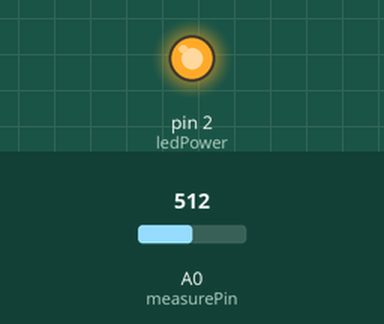
Bench run of a sketch on a simulated Arduino Uno, built with avr-gcc and run on an emulated ATmega328P. Parts: output pins drawn as LEDs (lit = HIGH). The inputs (shaded band) are chosen by the test bench; at power-on: A0 (measurePin) = 512. What the sketch prints to the serial monitor is not drawn.

Above: at 0.1 s.
Timing chart, 0 to 1.6 s (numbered marks = the images above):
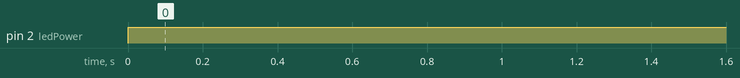

Measured:
- by itself, pin 2 (ledPower): LOW → HIGH at 0.00 s

The sketch:

analog_data.ino
```cpp
int measurePin = 0; //Connect dust sensor to Arduino A0 pin
int ledPower = 2;   //Connect 3 led driver pins of dust sensor to Arduino D2

int samplingTime = 280;
int deltaTime = 40;
int sleepTime = 680;
//total 1000 microsec

float voMeasured = 0;
float calcVoltage = 0;
float dustDensity = 0;

void setup(){
  Serial.begin(9600);
  pinMode(ledPower,OUTPUT);
}

void loop(){
  //unsigned long clocktime=millis();      // time in milli seconds
  //Serial.print("clock time: ");
  //Serial.println(clocktime);
  digitalWrite(ledPower,LOW); // power on the LED
  delayMicroseconds(samplingTime);

  voMeasured = analogRead(measurePin); // read the dust value

  delayMicroseconds(deltaTime);
  digitalWrite(ledPower,HIGH); // turn the LED off
  delayMicroseconds(sleepTime);

  // 0 - 5V mapped to 0 - 1023 integer values
  // recover voltage
  calcVoltage = voMeasured * (5.0 / 1024.0);

  // linear eqaution taken from http://www.howmuchsnow.com/arduino/airquality/
  // Chris Nafis (c) 2012
  dustDensity = 0.17 * calcVoltage - 0.1;

  Serial.print("Raw Signal Value (0-1023): ");
  Serial.print(voMeasured);

  Serial.print(" - Voltage: ");
  Serial.print(calcVoltage);

  Serial.print(" - Dust Density: ");
  Serial.println(dustDensity); // unit: mg/m3

  delay(200);
}
```
